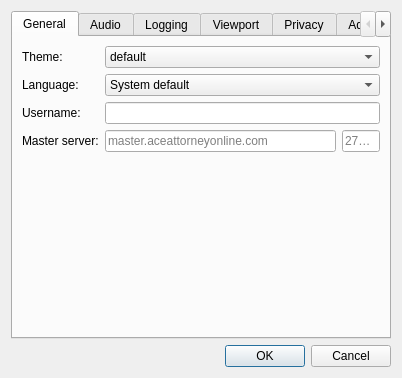
<?xml version="1.0" encoding="UTF-8"?>
<ui version="4.0">
 <class>Form</class>
 <widget class="QWidget" name="Form">
  <property name="geometry">
   <rect>
    <x>0</x>
    <y>0</y>
    <width>402</width>
    <height>335</height>
   </rect>
  </property>
  <property name="font">
   <font>
    <family>MS Shell Dlg 2</family>
   </font>
  </property>
  <property name="windowTitle">
   <string>Options</string>
  </property>
  <layout class="QVBoxLayout" name="verticalLayout_2">
   <item>
    <widget class="QTabWidget" name="tabWidget">
     <property name="currentIndex">
      <number>0</number>
     </property>
     <widget class="QWidget" name="tab_4">
      <attribute name="title">
       <string>General</string>
      </attribute>
      <layout class="QFormLayout" name="formLayout_4">
       <item row="0" column="0">
        <widget class="QLabel" name="label_17">
         <property name="text">
          <string>Theme:</string>
         </property>
        </widget>
       </item>
       <item row="0" column="1">
        <widget class="QComboBox" name="theme">
         <property name="currentText">
          <string>default</string>
         </property>
         <item>
          <property name="text">
           <string>default</string>
          </property>
         </item>
        </widget>
       </item>
       <item row="1" column="0">
        <widget class="QLabel" name="label_18">
         <property name="text">
          <string>Language:</string>
         </property>
        </widget>
       </item>
       <item row="1" column="1">
        <widget class="QComboBox" name="language">
         <item>
          <property name="text">
           <string>System default</string>
          </property>
         </item>
        </widget>
       </item>
       <item row="2" column="0">
        <widget class="QLabel" name="label_19">
         <property name="text">
          <string>Username:</string>
         </property>
        </widget>
       </item>
       <item row="2" column="1">
        <widget class="QLineEdit" name="username"/>
       </item>
       <item row="3" column="1">
        <layout class="QHBoxLayout" name="horizontalLayout_2">
         <item>
          <widget class="QLineEdit" name="ms_hostname">
           <property name="sizePolicy">
            <sizepolicy hsizetype="Expanding" vsizetype="Fixed">
             <horstretch>6</horstretch>
             <verstretch>0</verstretch>
            </sizepolicy>
           </property>
           <property name="placeholderText">
            <string>master.aceattorneyonline.com</string>
           </property>
          </widget>
         </item>
         <item>
          <widget class="QLineEdit" name="ms_port">
           <property name="sizePolicy">
            <sizepolicy hsizetype="Expanding" vsizetype="Fixed">
             <horstretch>1</horstretch>
             <verstretch>0</verstretch>
            </sizepolicy>
           </property>
           <property name="placeholderText">
            <string>27016</string>
           </property>
          </widget>
         </item>
        </layout>
       </item>
       <item row="3" column="0">
        <widget class="QLabel" name="label_20">
         <property name="text">
          <string>Master server:</string>
         </property>
        </widget>
       </item>
      </layout>
     </widget>
     <widget class="QWidget" name="tab">
      <property name="maximumSize">
       <size>
        <width>16777215</width>
        <height>321</height>
       </size>
      </property>
      <attribute name="title">
       <string>Audio</string>
      </attribute>
      <layout class="QFormLayout" name="formLayout">
       <item row="0" column="0" colspan="2">
        <widget class="QLabel" name="label_2">
         <property name="sizePolicy">
          <sizepolicy hsizetype="Preferred" vsizetype="Preferred">
           <horstretch>0</horstretch>
           <verstretch>0</verstretch>
          </sizepolicy>
         </property>
         <property name="text">
          <string>To adjust volume, open the Sound Mixer window.</string>
         </property>
        </widget>
       </item>
       <item row="1" column="0">
        <widget class="QLabel" name="label">
         <property name="text">
          <string>Audio device:</string>
         </property>
        </widget>
       </item>
       <item row="1" column="1">
        <widget class="QComboBox" name="audio_device">
         <item>
          <property name="text">
           <string>System default</string>
          </property>
         </item>
        </widget>
       </item>
       <item row="2" column="0" colspan="2">
        <widget class="Line" name="line">
         <property name="orientation">
          <enum>Qt::Horizontal</enum>
         </property>
        </widget>
       </item>
       <item row="3" column="0">
        <widget class="QLabel" name="label_3">
         <property name="text">
          <string>Letters per blip:</string>
         </property>
        </widget>
       </item>
       <item row="3" column="1">
        <widget class="QSpinBox" name="blip_rate">
         <property name="minimum">
          <number>1</number>
         </property>
        </widget>
       </item>
       <item row="4" column="0">
        <widget class="QLabel" name="label_4">
         <property name="text">
          <string>Minimum time between blips:</string>
         </property>
        </widget>
       </item>
       <item row="4" column="1">
        <widget class="QSpinBox" name="blip_interval">
         <property name="suffix">
          <string> ms</string>
         </property>
         <property name="maximum">
          <number>300</number>
         </property>
         <property name="singleStep">
          <number>5</number>
         </property>
        </widget>
       </item>
       <item row="5" column="0">
        <widget class="QLabel" name="label_5">
         <property name="text">
          <string>Blip on blank letters:</string>
         </property>
        </widget>
       </item>
       <item row="5" column="1">
        <widget class="QCheckBox" name="blank_blips">
         <property name="text">
          <string>Enabled</string>
         </property>
        </widget>
       </item>
       <item row="6" column="0" colspan="2">
        <widget class="Line" name="line_3">
         <property name="minimumSize">
          <size>
           <width>24</width>
           <height>0</height>
          </size>
         </property>
         <property name="orientation">
          <enum>Qt::Horizontal</enum>
         </property>
        </widget>
       </item>
       <item row="8" column="0" colspan="2">
        <widget class="QCheckBox" name="objection_stops_music">
         <property name="text">
          <string>Stop music on &quot;Objection!&quot;</string>
         </property>
        </widget>
       </item>
       <item row="7" column="0" colspan="2">
        <widget class="QCheckBox" name="disable_looping_sfx">
         <property name="text">
          <string>Disable looping SFX</string>
         </property>
        </widget>
       </item>
      </layout>
     </widget>
     <widget class="QWidget" name="tab_3">
      <attribute name="title">
       <string>Logging</string>
      </attribute>
      <layout class="QFormLayout" name="formLayout_3">
       <item row="1" column="0">
        <widget class="QLabel" name="label_13">
         <property name="text">
          <string>Maximum log entries:</string>
         </property>
        </widget>
       </item>
       <item row="1" column="1">
        <widget class="QSpinBox" name="log_max_lines">
         <property name="specialValueText">
          <string>∞</string>
         </property>
         <property name="accelerated">
          <bool>true</bool>
         </property>
         <property name="showGroupSeparator" stdset="0">
          <bool>true</bool>
         </property>
         <property name="suffix">
          <string> entries</string>
         </property>
         <property name="minimum">
          <number>0</number>
         </property>
         <property name="maximum">
          <number>100000</number>
         </property>
         <property name="singleStep">
          <number>5</number>
         </property>
         <property name="value">
          <number>200</number>
         </property>
        </widget>
       </item>
       <item row="2" column="0">
        <widget class="QLabel" name="label_14">
         <property name="text">
          <string>New line after name:</string>
         </property>
        </widget>
       </item>
       <item row="2" column="1">
        <widget class="QCheckBox" name="log_name_newline">
         <property name="text">
          <string>Enabled</string>
         </property>
        </widget>
       </item>
       <item row="3" column="0">
        <widget class="QLabel" name="label_15">
         <property name="text">
          <string>Line spacing:</string>
         </property>
        </widget>
       </item>
       <item row="3" column="1">
        <widget class="QSpinBox" name="log_spacing">
         <property name="suffix">
          <string> px</string>
         </property>
        </widget>
       </item>
       <item row="4" column="0">
        <widget class="QLabel" name="label_16">
         <property name="text">
          <string>Timestamps:</string>
         </property>
        </widget>
       </item>
       <item row="4" column="1">
        <widget class="QCheckBox" name="log_timestamps">
         <property name="text">
          <string>Visible</string>
         </property>
        </widget>
       </item>
       <item row="5" column="0" colspan="2">
        <widget class="QLabel" name="label_23">
         <property name="text">
          <string>Notify on any of these phrases (one per line):</string>
         </property>
        </widget>
       </item>
       <item row="6" column="0" colspan="2">
        <widget class="QPlainTextEdit" name="callwords">
         <property name="tabChangesFocus">
          <bool>true</bool>
         </property>
        </widget>
       </item>
       <item row="7" column="0" colspan="2">
        <widget class="QCheckBox" name="save_logs">
         <property name="text">
          <string>Save logs locally</string>
         </property>
        </widget>
       </item>
       <item row="8" column="0" colspan="2">
        <widget class="QPushButton" name="open_log_folder">
         <property name="text">
          <string>Open Log Folder</string>
         </property>
        </widget>
       </item>
       <item row="0" column="0" colspan="2">
        <widget class="QCheckBox" name="legacy_scroll">
         <property name="toolTip">
          <string>(Cursed option. Why do you people still do this?!)</string>
         </property>
         <property name="text">
          <string>Scroll log up instead of down</string>
         </property>
        </widget>
       </item>
      </layout>
     </widget>
     <widget class="QWidget" name="tab_2">
      <attribute name="title">
       <string>Viewport</string>
      </attribute>
      <layout class="QFormLayout" name="formLayout_2">
       <item row="0" column="0">
        <widget class="QLabel" name="label_8">
         <property name="text">
          <string>Viewport scale:</string>
         </property>
        </widget>
       </item>
       <item row="0" column="1">
        <layout class="QHBoxLayout" name="horizontalLayout">
         <item>
          <widget class="QLineEdit" name="viewport_scale_width">
           <property name="sizePolicy">
            <sizepolicy hsizetype="Expanding" vsizetype="Fixed">
             <horstretch>3</horstretch>
             <verstretch>0</verstretch>
            </sizepolicy>
           </property>
           <property name="maxLength">
            <number>4</number>
           </property>
           <property name="placeholderText">
            <string>256</string>
           </property>
          </widget>
         </item>
         <item>
          <widget class="QLabel" name="label_9">
           <property name="sizePolicy">
            <sizepolicy hsizetype="Expanding" vsizetype="Preferred">
             <horstretch>1</horstretch>
             <verstretch>0</verstretch>
            </sizepolicy>
           </property>
           <property name="text">
            <string>×</string>
           </property>
           <property name="alignment">
            <set>Qt::AlignCenter</set>
           </property>
          </widget>
         </item>
         <item>
          <widget class="QLineEdit" name="viewport_scale_height">
           <property name="sizePolicy">
            <sizepolicy hsizetype="Expanding" vsizetype="Fixed">
             <horstretch>3</horstretch>
             <verstretch>0</verstretch>
            </sizepolicy>
           </property>
           <property name="maxLength">
            <number>4</number>
           </property>
           <property name="placeholderText">
            <string>192</string>
           </property>
          </widget>
         </item>
        </layout>
       </item>
       <item row="1" column="0">
        <widget class="QLabel" name="label_10">
         <property name="text">
          <string>Calculated aspect ratio:</string>
         </property>
        </widget>
       </item>
       <item row="1" column="1">
        <widget class="QLabel" name="viewport_ratio">
         <property name="font">
          <font>
           <family>MS Shell Dlg 2</family>
           <weight>75</weight>
           <bold>true</bold>
          </font>
         </property>
         <property name="text">
          <string>n:n</string>
         </property>
        </widget>
       </item>
      </layout>
     </widget>
     <widget class="QWidget" name="tab_6">
      <attribute name="title">
       <string>Privacy</string>
      </attribute>
      <layout class="QFormLayout" name="formLayout_6">
       <item row="0" column="0" colspan="2">
        <widget class="QLabel" name="label_21">
         <property name="text">
          <string>&lt;html&gt;&lt;head/&gt;&lt;body&gt;&lt;p&gt;When you join a server, Attorney Online sends a &lt;span style=&quot; font-weight:600;&quot;&gt;unique identifier&lt;/span&gt; (HDID) of your machine to deter ban evasion. The retention policy of your IP address, HDID, and chat history differs across servers.&lt;/p&gt;&lt;/body&gt;&lt;/html&gt;</string>
         </property>
         <property name="wordWrap">
          <bool>true</bool>
         </property>
        </widget>
       </item>
       <item row="1" column="0" colspan="2">
        <widget class="QCheckBox" name="enable_discord">
         <property name="text">
          <string>Enable Discord integration</string>
         </property>
        </widget>
       </item>
       <item row="2" column="0" colspan="2">
        <widget class="QLabel" name="label_22">
         <property name="text">
          <string>Your HDID is:</string>
         </property>
        </widget>
       </item>
       <item row="3" column="0" colspan="2">
        <widget class="QLineEdit" name="hdid">
         <property name="readOnly">
          <bool>true</bool>
         </property>
         <property name="placeholderText">
          <string>[Failed to retrieve HDID]</string>
         </property>
        </widget>
       </item>
      </layout>
     </widget>
     <widget class="QWidget" name="tab_5">
      <attribute name="title">
       <string>Advanced</string>
      </attribute>
      <layout class="QFormLayout" name="formLayout_5">
       <item row="0" column="0" colspan="2">
        <widget class="QCheckBox" name="disable_screenshake">
         <property name="text">
          <string>Disable screenshake</string>
         </property>
        </widget>
       </item>
       <item row="1" column="0" colspan="2">
        <widget class="QCheckBox" name="disable_overlay_effects">
         <property name="text">
          <string>Disable overlay effects</string>
         </property>
        </widget>
       </item>
       <item row="2" column="0" colspan="2">
        <widget class="QCheckBox" name="disable_frame_sfx">
         <property name="text">
          <string>Disable frame effects</string>
         </property>
        </widget>
       </item>
       <item row="3" column="0" colspan="2">
        <widget class="QCheckBox" name="disable_log_colors">
         <property name="text">
          <string>Disable log colors</string>
         </property>
        </widget>
       </item>
       <item row="4" column="0" colspan="2">
        <widget class="QCheckBox" name="disable_custom_chatboxes">
         <property name="text">
          <string>Disable custom chatboxes</string>
         </property>
        </widget>
       </item>
       <item row="7" column="0" colspan="2">
        <widget class="QCheckBox" name="sticky_preanim">
         <property name="text">
          <string>Sticky preanim option</string>
         </property>
        </widget>
       </item>
       <item row="8" column="0" colspan="2">
        <widget class="QCheckBox" name="sticky_sfx">
         <property name="text">
          <string>Sticky SFX option</string>
         </property>
        </widget>
       </item>
       <item row="9" column="0" colspan="2">
        <widget class="QCheckBox" name="sticky_effects">
         <property name="text">
          <string>Sticky effect option</string>
         </property>
        </widget>
       </item>
       <item row="6" column="0" colspan="2">
        <widget class="Line" name="line_2">
         <property name="orientation">
          <enum>Qt::Horizontal</enum>
         </property>
        </widget>
       </item>
       <item row="5" column="0" colspan="2">
        <widget class="QCheckBox" name="disable_custom_shownames">
         <property name="text">
          <string>Disable custom shownames</string>
         </property>
        </widget>
       </item>
      </layout>
     </widget>
    </widget>
   </item>
   <item>
    <widget class="QDialogButtonBox" name="dialog_buttons">
     <property name="orientation">
      <enum>Qt::Horizontal</enum>
     </property>
     <property name="standardButtons">
      <set>QDialogButtonBox::Cancel|QDialogButtonBox::Ok</set>
     </property>
    </widget>
   </item>
  </layout>
 </widget>
 <resources>
  <include location="../../resources.qrc"/>
 </resources>
 <connections/>
 <buttongroups>
  <buttongroup name="viewport_scaling_policy"/>
 </buttongroups>
</ui>
